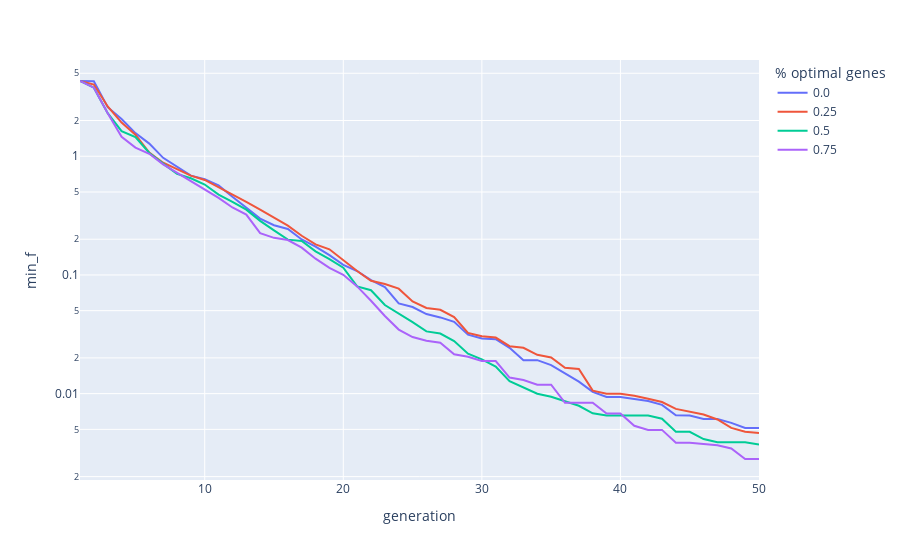

Source (notebook cell):
### Code cell
# Visualize single test run performance
import pandas as pd
import plotly.express as px

dim = 8

performance_df = pd.read_csv("../data/sphere_function_data/performance.csv")

performance_df = performance_df[performance_df.crossover == "UX"].drop(columns=["crossover"])
performance_df = performance_df[performance_df.seed_quality == "median"].drop(columns=["seed_quality"])

mean_performance_df = performance_df.groupby(["percentage_of_optimal_genes", "seed_fitness", "generation", "dim"], as_index=False).median()


fig = px.line(
    mean_performance_df[mean_performance_df.dim ==dim],
    y="min_f",
    x="generation",
    color="percentage_of_optimal_genes",
    labels={
        "value": "fitness",
        "variable": "generation",
        "percentage_of_optimal_genes": "% optimal genes",
    },
    )
fig.update_layout(yaxis_type="log")
fig.write_image("../figures/single_run_case_study_performance.pdf")
fig.show()

### Figure 1 — Plotly figure (JSON) as saved in the notebook; plotly's stock layout.template omitted (floating-point values rounded to 4 significant figures)
{"data": [{"hovertemplate": "% optimal genes=0.0<br>generation=%{x}<br>min_f=%{y}<extra></extra>", "legendgroup": "0.0", "line": {"color": "#636efa", "dash": "solid"}, "marker": {"symbol": "circle"}, "mode": "lines", "name": "0.0", "orientation": "v", "showlegend": true, "type": "scatter", "x": [1, 2, 3, 4, 5, 6, 7, 8, 9, 10, 11, 12, 13, 14, 15, 16, 17, 18, 19, 20, 21, 22, 23, 24, 25, 26, 27, 28, 29, 30, 31, 32, 33, 34, 35, 36, 37, 38, 39, 40, 41, 42, 43, 44, 45, 46, 47, 48, 49, 50], "xaxis": "x", "y": [4.304, 4.278, 2.588, 2.062, 1.567, 1.279, 0.9694, 0.8149, 0.6861, 0.6391, 0.568, 0.455, 0.3689, 0.2982, 0.2622, 0.2438, 0.1991, 0.1732, 0.1467, 0.1217, 0.1079, 0.09039, 0.07914, 0.05753, 0.05369, 0.04679, 0.04387, 0.04026, 0.03137, 0.02912, 0.02878, 0.02432, 0.01914, 0.01914, 0.01737, 0.01492, 0.01262, 0.01034, 0.009362, 0.009362, 0.00901, 0.008664, 0.008035, 0.006573, 0.006552, 0.006103, 0.006103, 0.005675, 0.005141, 0.005141], "yaxis": "y"}, {"hovertemplate": "% optimal genes=0.25<br>generation=%{x}<br>min_f=%{y}<extra></extra>", "legendgroup": "0.25", "line": {"color": "#EF553B", "dash": "solid"}, "marker": {"symbol": "circle"}, "mode": "lines", "name": "0.25", "orientation": "v", "showlegend": true, "type": "scatter", "x": [1, 2, 3, 4, 5, 6, 7, 8, 9, 10, 11, 12, 13, 14, 15, 16, 17, 18, 19, 20, 21, 22, 23, 24, 25, 26, 27, 28, 29, 30, 31, 32, 33, 34, 35, 36, 37, 38, 39, 40, 41, 42, 43, 44, 45, 46, 47, 48, 49, 50], "xaxis": "x", "y": [4.304, 4.022, 2.624, 1.922, 1.517, 1.075, 0.8824, 0.7781, 0.6861, 0.6308, 0.5503, 0.478, 0.4118, 0.3545, 0.3042, 0.26, 0.2138, 0.1809, 0.1645, 0.1322, 0.1079, 0.08943, 0.08394, 0.07664, 0.05982, 0.05274, 0.05088, 0.04412, 0.03244, 0.03046, 0.02969, 0.02511, 0.02432, 0.02125, 0.02017, 0.01654, 0.01612, 0.01059, 0.009986, 0.009986, 0.009607, 0.009063, 0.0085, 0.007436, 0.007063, 0.006672, 0.006059, 0.005144, 0.004771, 0.004659], "yaxis": "y"}, {"hovertemplate": "% optimal genes=0.5<br>generation=%{x}<br>min_f=%{y}<extra></extra>", "legendgroup": "0.5", "line": {"color": "#00cc96", "dash": "solid"}, "marker": {"symbol": "circle"}, "mode": "lines", "name": "0.5", "orientation": "v", "showlegend": true, "type": "scatter", "x": [1, 2, 3, 4, 5, 6, 7, 8, 9, 10, 11, 12, 13, 14, 15, 16, 17, 18, 19, 20, 21, 22, 23, 24, 25, 26, 27, 28, 29, 30, 31, 32, 33, 34, 35, 36, 37, 38, 39, 40, 41, 42, 43, 44, 45, 46, 47, 48, 49, 50], "xaxis": "x", "y": [4.304, 3.779, 2.306, 1.63, 1.447, 1.066, 0.8664, 0.7109, 0.6519, 0.5778, 0.4744, 0.4136, 0.3545, 0.2853, 0.2373, 0.1983, 0.1929, 0.1581, 0.1358, 0.1149, 0.0801, 0.07429, 0.05584, 0.04752, 0.03998, 0.03346, 0.03209, 0.02774, 0.02172, 0.01946, 0.01692, 0.01271, 0.01127, 0.009977, 0.009407, 0.008635, 0.007902, 0.006826, 0.00654, 0.00654, 0.00654, 0.00654, 0.006148, 0.004771, 0.004771, 0.004143, 0.003897, 0.003897, 0.003893, 0.003719], "yaxis": "y"}, {"hovertemplate": "% optimal genes=0.75<br>generation=%{x}<br>min_f=%{y}<extra></extra>", "legendgroup": "0.75", "line": {"color": "#ab63fa", "dash": "solid"}, "marker": {"symbol": "circle"}, "mode": "lines", "name": "0.75", "orientation": "v", "showlegend": true, "type": "scatter", "x": [1, 2, 3, 4, 5, 6, 7, 8, 9, 10, 11, 12, 13, 14, 15, 16, 17, 18, 19, 20, 21, 22, 23, 24, 25, 26, 27, 28, 29, 30, 31, 32, 33, 34, 35, 36, 37, 38, 39, 40, 41, 42, 43, 44, 45, 46, 47, 48, 49, 50], "xaxis": "x", "y": [4.304, 3.779, 2.298, 1.457, 1.182, 1.048, 0.8534, 0.7258, 0.6136, 0.5261, 0.4452, 0.3701, 0.3227, 0.225, 0.2053, 0.1967, 0.1696, 0.1371, 0.1149, 0.1004, 0.0801, 0.06059, 0.04507, 0.03465, 0.02995, 0.02785, 0.02689, 0.02143, 0.02042, 0.01881, 0.01881, 0.01367, 0.01304, 0.0119, 0.0119, 0.00838, 0.00838, 0.00838, 0.006788, 0.006788, 0.005356, 0.00495, 0.00495, 0.003865, 0.003859, 0.003762, 0.003677, 0.003451, 0.002814, 0.002814], "yaxis": "y"}], "layout": {"legend": {"title": {"text": "% optimal genes"}, "tracegroupgap": 0}, "margin": {"t": 60}, "xaxis": {"anchor": "y", "domain": [0, 1], "title": {"text": "generation"}}, "yaxis": {"anchor": "x", "domain": [0, 1], "title": {"text": "min_f"}, "type": "log"}}}
